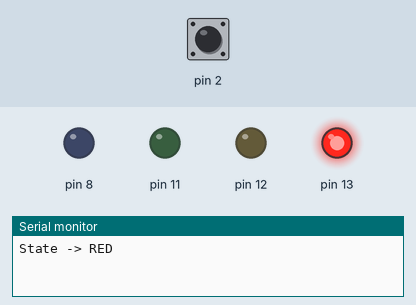
Simulated run of this sketch. Board: Arduino Uno, built with avr-gcc and run on an emulated ATmega328P. Parts: output pins drawn as LEDs (lit = HIGH), the last lines printed to the serial monitor. The inputs (shaded band) are chosen by the test bench; at power-on: pin 2 HIGH.

Above: at 1.2 s.
1.3 s: pin 2 pulled LOW for 0.15 s
At 6.0 s:
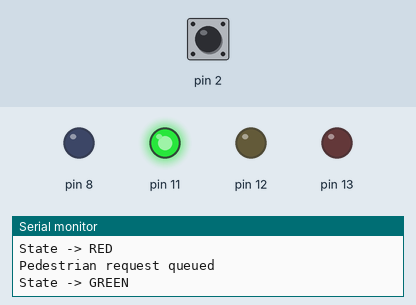
At 10.3 s:
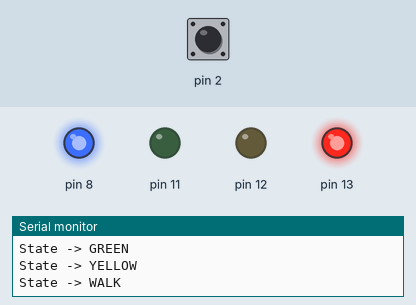
Timing chart, 0 to 14.5 s (numbered marks = the images above; inputs shaded):
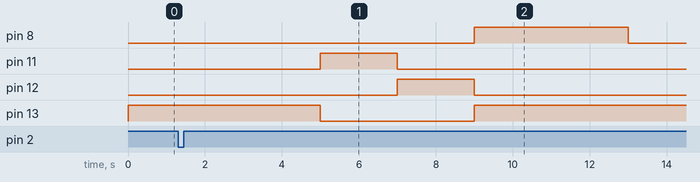

The sketch:

traffic_light.ino
```cpp
/*
 * FSM Traffic Light Controller with Pedestrian Crossing
 * Board: Arduino Uno (works on Wokwi)
 * Style: OOP, enum class, non-blocking (millis) state machine
 */
#include <Arduino.h>

enum class State : uint8_t { RED, GREEN, YELLOW, WALK };

class TrafficLight {
public:
  TrafficLight(uint8_t red, uint8_t yellow, uint8_t green,
               uint8_t walk, uint8_t button)
    : pinRed(red), pinYellow(yellow), pinGreen(green),
      pinWalk(walk), pinButton(button) {}

  void begin() {
    pinMode(pinRed, OUTPUT);
    pinMode(pinYellow, OUTPUT);
    pinMode(pinGreen, OUTPUT);
    pinMode(pinWalk, OUTPUT);
    pinMode(pinButton, INPUT_PULLUP);
    enter(State::RED);
  }

  void update() {
    pollButton();
    const uint32_t elapsed = millis() - stateStart;

    switch (state) {
      case State::RED:
        if (elapsed >= RED_MS) enter(State::GREEN);
        break;
      case State::GREEN:
        // A pedestrian request shortens GREEN, but never below MIN_GREEN_MS
        if (elapsed >= (pedRequest ? MIN_GREEN_MS : GREEN_MS)) enter(State::YELLOW);
        break;
      case State::YELLOW:
        if (elapsed >= YELLOW_MS) enter(pedRequest ? State::WALK : State::RED);
        break;
      case State::WALK:
        if (elapsed >= WALK_MS) enter(State::RED);
        break;
    }
  }

private:
  // Timing (ms)
  static constexpr uint32_t RED_MS = 5000;
  static constexpr uint32_t GREEN_MS = 6000;
  static constexpr uint32_t MIN_GREEN_MS = 2000;
  static constexpr uint32_t YELLOW_MS = 2000;
  static constexpr uint32_t WALK_MS = 4000;
  static constexpr uint32_t DEBOUNCE_MS = 50;

  const uint8_t pinRed, pinYellow, pinGreen, pinWalk, pinButton;
  State state = State::RED;
  uint32_t stateStart = 0;
  bool pedRequest = false;
  bool lastButton = HIGH;
  uint32_t lastEdge = 0;

  void pollButton() {
    const bool now = digitalRead(pinButton);
    if (now != lastButton && millis() - lastEdge > DEBOUNCE_MS) {
      lastEdge = millis();
      lastButton = now;
      if (now == LOW && state != State::WALK) {
        pedRequest = true;
        Serial.println(F("Pedestrian request queued"));
      }
    }
  }

  void enter(State next) {
    state = next;
    stateStart = millis();
    if (next == State::WALK) pedRequest = false;
    if (next == State::RED && !pedRequest) { /* normal cycle */ }

    digitalWrite(pinRed,    next == State::RED || next == State::WALK);
    digitalWrite(pinYellow, next == State::YELLOW);
    digitalWrite(pinGreen,  next == State::GREEN);
    digitalWrite(pinWalk,   next == State::WALK);

    Serial.print(F("State -> "));
    Serial.println(name(next));
  }

  static const __FlashStringHelper* name(State s) {
    switch (s) {
      case State::RED:    return F("RED");
      case State::GREEN:  return F("GREEN");
      case State::YELLOW: return F("YELLOW");
      case State::WALK:   return F("WALK");
    }
    return F("?");
  }
};

TrafficLight light(13, 12, 11, 8, 2);  // red, yellow, green, walk LED, button

void setup() {
  Serial.begin(115200);
  light.begin();
}

void loop() {
  light.update();  // non-blocking: no delay() anywhere
}
```

Measured:
- after the input at 1.3 s, pin 8: LOW → HIGH after 7.7 s, → LOW 4.0 s later
